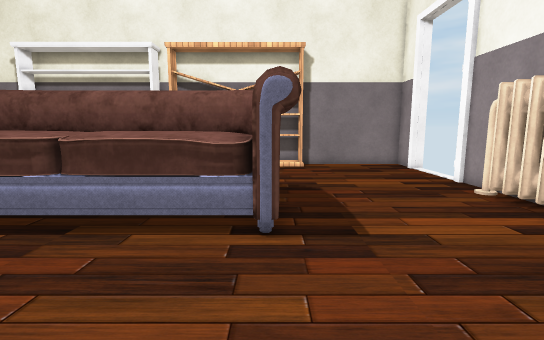
[1] (above)

20 first-person views from a walk through a 3-D level made in the Unity game engine. The camera is 1.2 m above the floor, tilts 8° down and sees 85° across. Doors are open. The floor is counted in squares, 0.5 m on a side. Each view is taken from the middle of a square. On the plan, view 1 faces up. The plan holds only what a view shows up to about 19 squares ahead; the rest is blank. Some animated figures are left out. Some surface patterns are stand-ins.

[2]
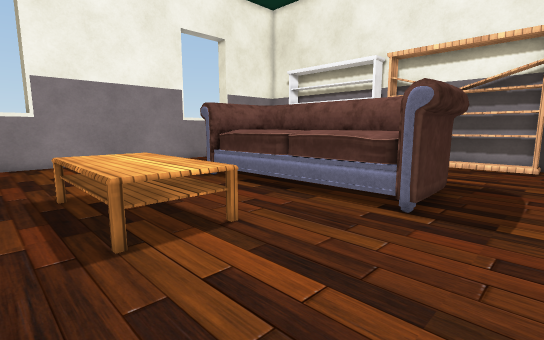

[3]
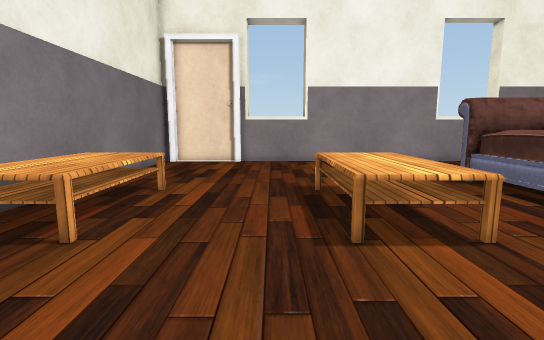

[4]
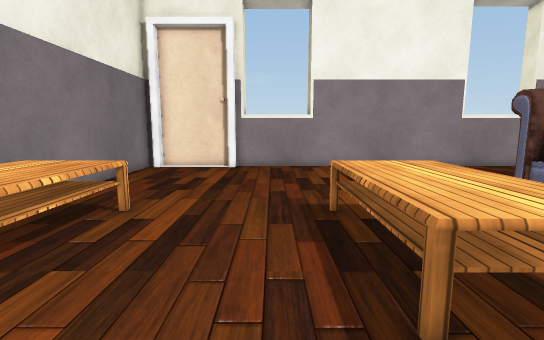

[5]
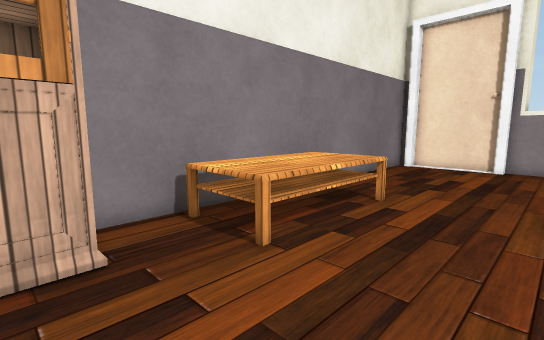

[6]
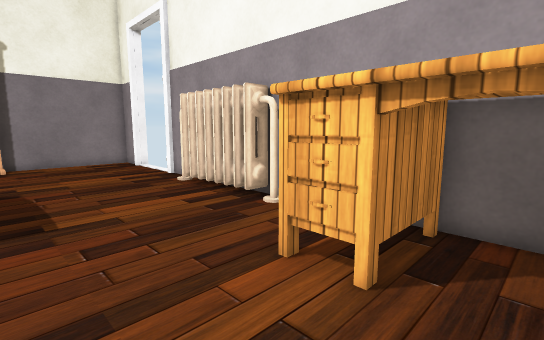

[7]
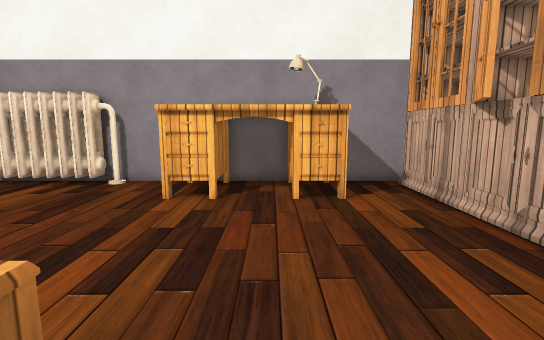

[8]
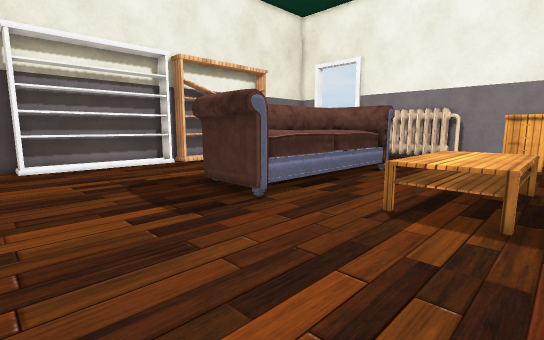

[9]
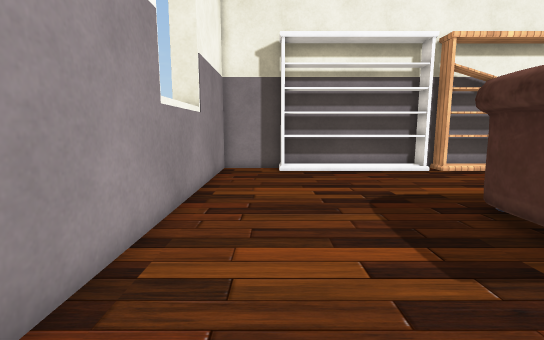

[10]
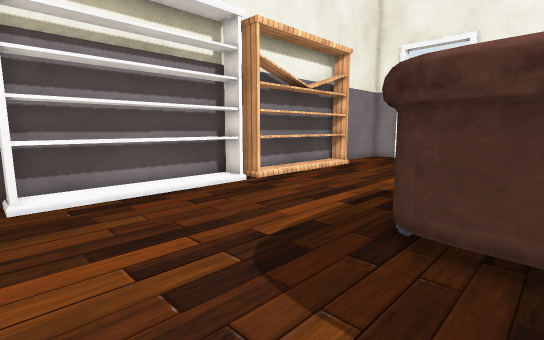

[11]
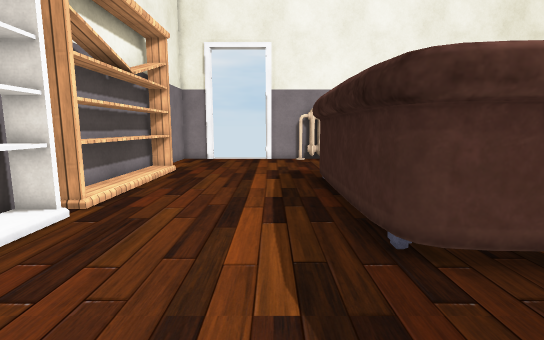

[12]
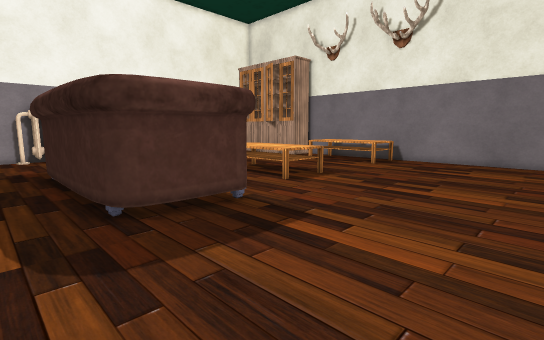

[13]
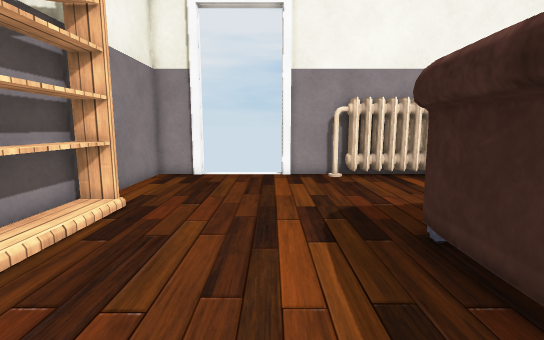

[14]
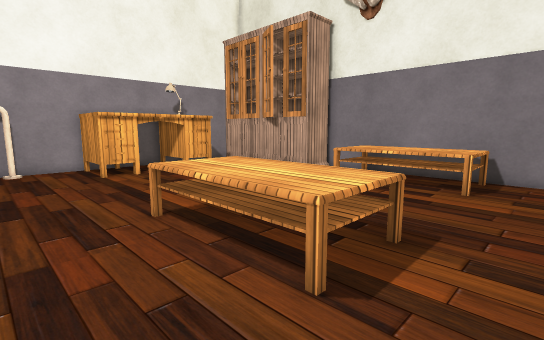

[15]
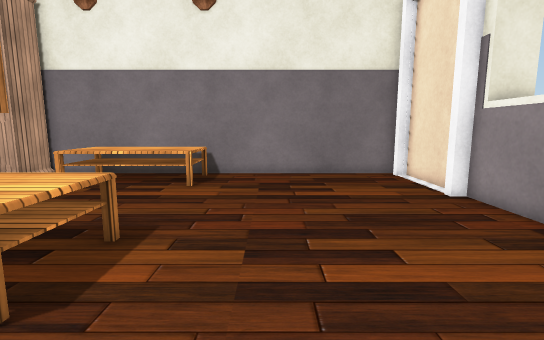

[16]
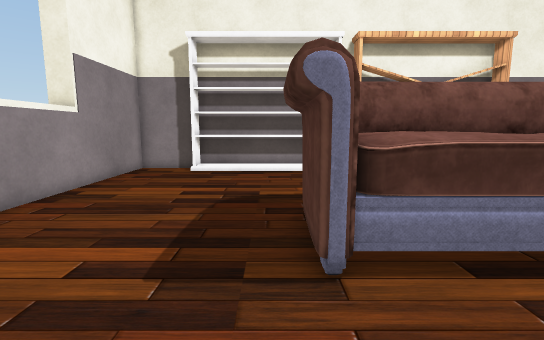

[17]
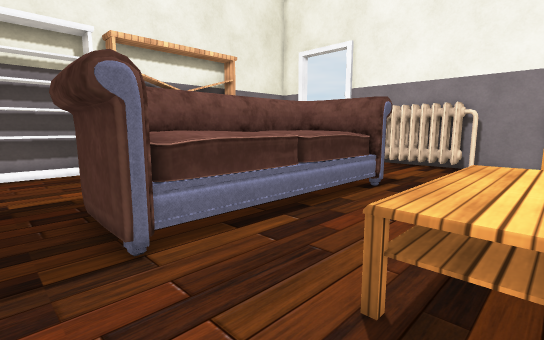

[18]
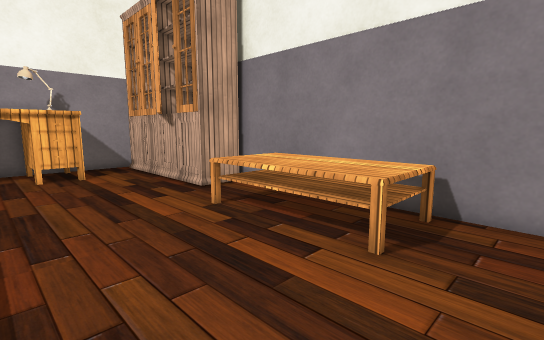

[19]
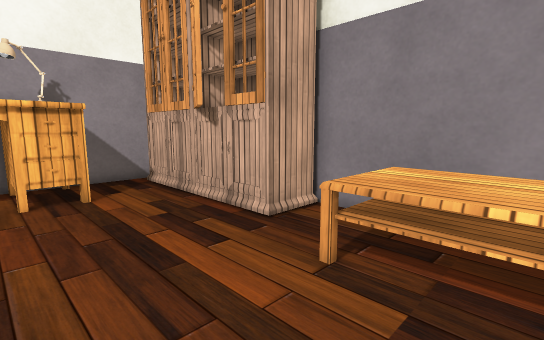

[20]
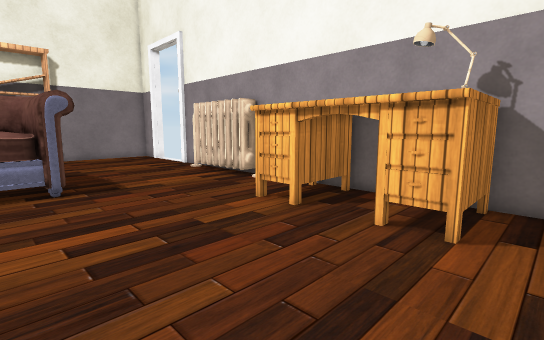

### Floor plan
Key: @ floor where view 1 was taken; # wall or solid block; . floor; D open door; C cupboard; S sofa; H heater; T table; L lamp.
Columns run from 19 left of view 1 to 9 right of it. Each row starts with its distance up from view 1.
 20 #####      ##################
 19 #...#########CCCCCCCCC......#
 18 #..........................##
 17 #..........................DD
 16 #..........................DD
 15 #..........................DD
 14 #..........................DD
 13 #..........................##
 12 #.......................... #
 11 #........SSSSSSSSSSS.......H#
 10 #.......SSSSSSSSSSSS.......H#
  9 #.......SSS SS S SSSS.....HH#
  8 #.......SSSSSSSSSSSSS.....HH#
  7 #.......SSSSSSSSSSSSS......H#
  6 #........S.........S......HH#
  5 #..........................H#
  4 #.......................... #
  3 #.........TTTTTTT.......... #
  2 #.........TTTTTTT.......TTTT#
  1 #.........TTTTTTT.......T   #
  0 #.........TTTTTTT..@....TTTT#
 -1 #.......................T  T#
 -2 #.......................T  T#
 -3 #.......................TTTT#
 -4 ##......................T LL#
 -5 ##......................TTTT#
 -6 #.........TTTTTTT.......... #
 -7 #.........TTTTTTT....CC...  #
 -8 #.........TTTTTTT..CCCCCCCC #
 -9 ##........TTTTTTT..CCCC  CC
-10 ####################

Positions as (right, up) in squares from view 1, and headings:
1: (0, 0), facing up
2: (3, -2), facing up-left
3: (3, -2), facing left
4: (0, -2), facing left
5: (1, -2), facing down-left
6: (1, -2), facing up-right
7: (-5, -2), facing right
8: (-17, -1), facing up-right
9: (-16, 2), facing up
10: (-16, 8), facing up-right
11: (-15, 13), facing right
12: (-18, 13), facing down-right
13: (-7, 14), facing right
14: (-11, 6), facing down-right
15: (-12, 6), facing down
16: (-11, 2), facing up
17: (-12, 1), facing up-right
18: (-11, -1), facing down-right
19: (-6, -2), facing down-right
20: (-2, -6), facing up-right
